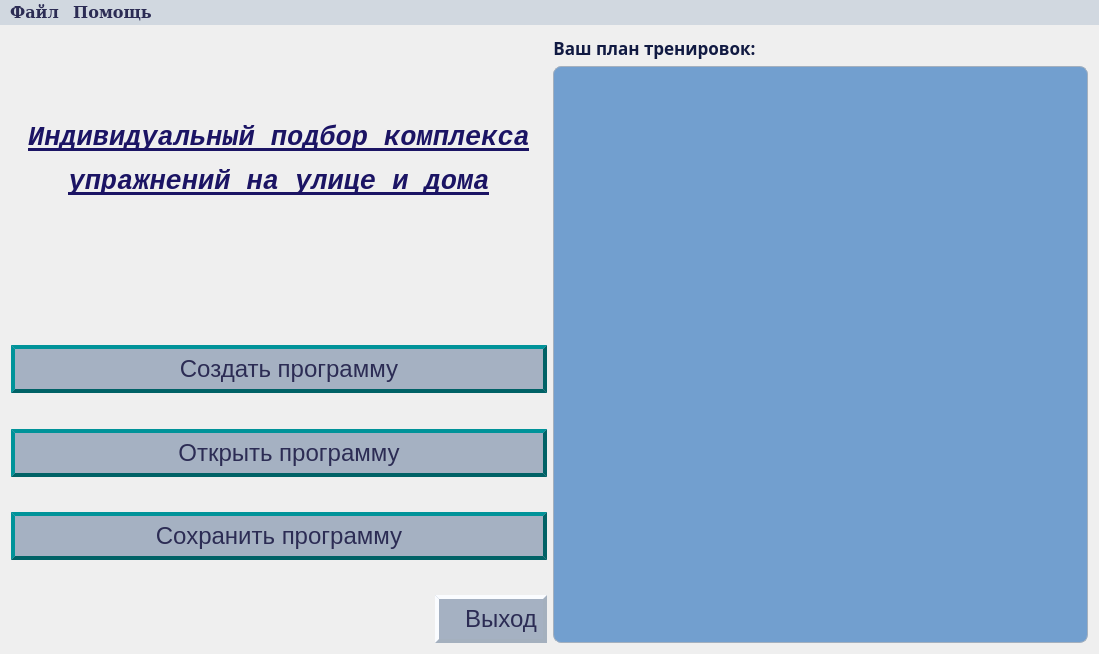
<?xml version="1.0" encoding="UTF-8"?>
<ui version="4.0">
 <class>MainWindow</class>
 <widget class="QMainWindow" name="MainWindow">
  <property name="geometry">
   <rect>
    <x>0</x>
    <y>0</y>
    <width>1099</width>
    <height>654</height>
   </rect>
  </property>
  <property name="windowTitle">
   <string>TRANNING PLANNER</string>
  </property>
  <property name="windowIcon">
   <iconset resource="resource.qrc">
    <normaloff>:/res/Icons/heartbeat.png</normaloff>:/res/Icons/heartbeat.png</iconset>
  </property>
  <property name="styleSheet">
   <string notr="true">color: rgb(0, 0, 0);
background-image: url(:/res/Icons/x-home-main-extensions-bg-white.jpg);</string>
  </property>
  <widget class="QWidget" name="centralWidget">
   <layout class="QGridLayout" name="gridLayout">
    <item row="0" column="0">
     <layout class="QHBoxLayout" name="horizontalLayout_3">
      <item>
       <layout class="QVBoxLayout" name="verticalLayout_3">
        <item>
         <layout class="QVBoxLayout" name="verticalLayout_2">
          <item>
           <spacer name="verticalSpacer_2">
            <property name="orientation">
             <enum>Qt::Vertical</enum>
            </property>
            <property name="sizeHint" stdset="0">
             <size>
              <width>528</width>
              <height>13</height>
             </size>
            </property>
           </spacer>
          </item>
          <item>
           <widget class="QLabel" name="label">
            <property name="font">
             <font>
              <family>Monospace</family>
              <pointsize>18</pointsize>
              <weight>75</weight>
              <italic>true</italic>
              <bold>true</bold>
              <underline>false</underline>
              <stylestrategy>PreferDefault</stylestrategy>
              <kerning>true</kerning>
             </font>
            </property>
            <property name="styleSheet">
             <string notr="true">color: #2c2c54;
border-radius:8px;</string>
            </property>
            <property name="text">
             <string>&lt;html&gt;&lt;head/&gt;&lt;body&gt;&lt;p align=&quot;center&quot;&gt;&lt;span style=&quot; font-size:20pt; text-decoration: underline; color:#1b1464;&quot;&gt;Индивидуальный подбор комплекса&lt;/span&gt;&lt;/p&gt;&lt;p align=&quot;center&quot;&gt;&lt;span style=&quot; font-size:20pt; text-decoration: underline; color:#1b1464;&quot;&gt;упражнений на улице и дома&lt;/span&gt;&lt;span style=&quot; font-size:20pt; color:#1b1464;&quot;&gt;&lt;br/&gt;&lt;/span&gt;&lt;/p&gt;&lt;/body&gt;&lt;/html&gt;</string>
            </property>
            <property name="textFormat">
             <enum>Qt::AutoText</enum>
            </property>
           </widget>
          </item>
          <item>
           <spacer name="verticalSpacer_3">
            <property name="orientation">
             <enum>Qt::Vertical</enum>
            </property>
            <property name="sizeHint" stdset="0">
             <size>
              <width>528</width>
              <height>13</height>
             </size>
            </property>
           </spacer>
          </item>
         </layout>
        </item>
        <item>
         <layout class="QVBoxLayout" name="verticalLayout">
          <item>
           <spacer name="verticalSpacer_4">
            <property name="orientation">
             <enum>Qt::Vertical</enum>
            </property>
            <property name="sizeHint" stdset="0">
             <size>
              <width>228</width>
              <height>18</height>
             </size>
            </property>
           </spacer>
          </item>
          <item>
           <widget class="QPushButton" name="pushButtonCreate">
            <property name="font">
             <font>
              <pointsize>-1</pointsize>
              <weight>50</weight>
              <italic>false</italic>
              <bold>false</bold>
             </font>
            </property>
            <property name="styleSheet">
             <string notr="true">  QPushButton {
	
	color: rgb(44, 44, 84);
	background-color: rgb(165, 177, 194);
	border-style: outset;
	border-width: 4px;
	border-radius: 25px;
	border-color: #006266;
	font: 24px;
	padding: 6px;
 }
QPushButton#pushButtonCreate:pressed {
	background-color: rgb(92, 53, 102);
    border-style: inset;
}

</string>
            </property>
            <property name="text">
             <string>   Создать программу</string>
            </property>
            <property name="icon">
             <iconset resource="resource.qrc">
              <normaloff>:/res/Icons/add-button.png</normaloff>:/res/Icons/add-button.png</iconset>
            </property>
            <property name="iconSize">
             <size>
              <width>50</width>
              <height>50</height>
             </size>
            </property>
            <property name="autoRepeat">
             <bool>false</bool>
            </property>
            <property name="autoExclusive">
             <bool>false</bool>
            </property>
            <property name="autoDefault">
             <bool>false</bool>
            </property>
           </widget>
          </item>
          <item>
           <spacer name="verticalSpacer_6">
            <property name="orientation">
             <enum>Qt::Vertical</enum>
            </property>
            <property name="sizeHint" stdset="0">
             <size>
              <width>228</width>
              <height>17</height>
             </size>
            </property>
           </spacer>
          </item>
          <item>
           <widget class="QPushButton" name="pushButtonOpen">
            <property name="font">
             <font>
              <pointsize>-1</pointsize>
              <weight>50</weight>
              <italic>false</italic>
              <bold>false</bold>
             </font>
            </property>
            <property name="styleSheet">
             <string notr="true">  QPushButton {
	color: rgb(44, 44, 84);
	background-color: rgb(165, 177, 194);
	border-style: outset;
	border-width: 4px;
	border-radius: 25px;
	border-color: #006266;
	font: 24px;
	padding: 6px;
 }
QPushButton#pushButtonOpen:pressed {
	background-color: rgb(92, 53, 102);
    border-style: inset;
}

</string>
            </property>
            <property name="text">
             <string>   Открыть программу</string>
            </property>
            <property name="icon">
             <iconset resource="resource.qrc">
              <normaloff>:/res/Icons/folder.png</normaloff>:/res/Icons/folder.png</iconset>
            </property>
            <property name="iconSize">
             <size>
              <width>50</width>
              <height>50</height>
             </size>
            </property>
            <property name="autoRepeat">
             <bool>false</bool>
            </property>
            <property name="autoExclusive">
             <bool>true</bool>
            </property>
            <property name="autoDefault">
             <bool>false</bool>
            </property>
           </widget>
          </item>
          <item>
           <spacer name="verticalSpacer_5">
            <property name="orientation">
             <enum>Qt::Vertical</enum>
            </property>
            <property name="sizeHint" stdset="0">
             <size>
              <width>228</width>
              <height>17</height>
             </size>
            </property>
           </spacer>
          </item>
          <item>
           <widget class="QPushButton" name="SaveFile">
            <property name="font">
             <font>
              <pointsize>-1</pointsize>
              <weight>50</weight>
              <italic>false</italic>
              <bold>false</bold>
             </font>
            </property>
            <property name="styleSheet">
             <string notr="true">  QPushButton {
	
	color: rgb(44, 44, 84);
	background-color: rgb(165, 177, 194);
	border-style: outset;
	border-width: 4px;
	border-radius: 25px;
	border-color: #006266;
	font: 24px;
	padding: 6px;
 }
QPushButton#pushButtonCreate:pressed {
	background-color: rgb(92, 53, 102);
    border-style: inset;
}

</string>
            </property>
            <property name="text">
             <string>Сохранить программу</string>
            </property>
            <property name="icon">
             <iconset resource="resource.qrc">
              <normaloff>:/res/Icons/download.png</normaloff>:/res/Icons/download.png</iconset>
            </property>
            <property name="iconSize">
             <size>
              <width>50</width>
              <height>50</height>
             </size>
            </property>
            <property name="autoRepeat">
             <bool>false</bool>
            </property>
            <property name="autoExclusive">
             <bool>false</bool>
            </property>
            <property name="autoDefault">
             <bool>false</bool>
            </property>
           </widget>
          </item>
          <item>
           <spacer name="verticalSpacer_7">
            <property name="orientation">
             <enum>Qt::Vertical</enum>
            </property>
            <property name="sizeHint" stdset="0">
             <size>
              <width>228</width>
              <height>17</height>
             </size>
            </property>
           </spacer>
          </item>
         </layout>
        </item>
        <item>
         <layout class="QHBoxLayout" name="horizontalLayout">
          <item>
           <spacer name="horizontalSpacer">
            <property name="orientation">
             <enum>Qt::Horizontal</enum>
            </property>
            <property name="sizeHint" stdset="0">
             <size>
              <width>188</width>
              <height>20</height>
             </size>
            </property>
           </spacer>
          </item>
          <item>
           <widget class="QPushButton" name="pushButtonQuit">
            <property name="font">
             <font>
              <pointsize>-1</pointsize>
              <weight>50</weight>
              <italic>false</italic>
              <bold>false</bold>
             </font>
            </property>
            <property name="styleSheet">
             <string notr="true">  QPushButton {
	color: rgb(44, 44, 84);
	background-color: rgb(165, 177, 194);
	border-style: outset;
	border-width: 4px;
	border-radius: 25px;
	border-color: #a4b0be;
	font: 24px;
	padding: 6px;
 }
QPushButton#pushButtonQuit:pressed {
	background-color: rgb(92, 53, 102);
    border-style: inset;
}

</string>
            </property>
            <property name="text">
             <string>   Выход</string>
            </property>
            <property name="icon">
             <iconset resource="resource.qrc">
              <normaloff>:/res/Icons/power-circular-button.png</normaloff>:/res/Icons/power-circular-button.png</iconset>
            </property>
            <property name="iconSize">
             <size>
              <width>50</width>
              <height>50</height>
             </size>
            </property>
            <property name="autoRepeat">
             <bool>false</bool>
            </property>
            <property name="autoExclusive">
             <bool>true</bool>
            </property>
            <property name="autoDefault">
             <bool>false</bool>
            </property>
           </widget>
          </item>
         </layout>
        </item>
       </layout>
      </item>
      <item>
       <layout class="QVBoxLayout" name="verticalLayout_4">
        <item>
         <layout class="QHBoxLayout" name="horizontalLayout_2">
          <item>
           <widget class="QLabel" name="label_2">
            <property name="font">
             <font>
              <family>Umpush</family>
              <pointsize>13</pointsize>
              <weight>75</weight>
              <italic>true</italic>
              <bold>true</bold>
              <underline>false</underline>
             </font>
            </property>
            <property name="styleSheet">
             <string notr="true">color: rgb(44, 44, 84);
border-radius:5px</string>
            </property>
            <property name="text">
             <string>&lt;html&gt;&lt;head/&gt;&lt;body&gt;&lt;p align=&quot;center&quot;&gt;&lt;span style=&quot; font-style:normal; color:#111a42;&quot;&gt;Ваш план тренировок:&lt;/span&gt;&lt;/p&gt;&lt;/body&gt;&lt;/html&gt;</string>
            </property>
           </widget>
          </item>
          <item>
           <spacer name="horizontalSpacer_2">
            <property name="orientation">
             <enum>Qt::Horizontal</enum>
            </property>
            <property name="sizeHint" stdset="0">
             <size>
              <width>13</width>
              <height>20</height>
             </size>
            </property>
           </spacer>
          </item>
         </layout>
        </item>
        <item>
         <widget class="QTextBrowser" name="textBrowser">
          <property name="styleSheet">
           <string notr="true">border-radius: 8px;
background-color: rgb(114, 159, 207);
border-width:1px;
border-color: #a4b0be;
border-style: solid
</string>
          </property>
         </widget>
        </item>
       </layout>
      </item>
     </layout>
    </item>
   </layout>
  </widget>
  <widget class="QMenuBar" name="menuBar">
   <property name="geometry">
    <rect>
     <x>0</x>
     <y>0</y>
     <width>1099</width>
     <height>25</height>
    </rect>
   </property>
   <property name="font">
    <font>
     <family>Bitstream Vera Serif</family>
     <pointsize>12</pointsize>
     <weight>75</weight>
     <italic>false</italic>
     <bold>true</bold>
     <underline>false</underline>
    </font>
   </property>
   <property name="styleSheet">
    <string notr="true">color: #2c2c54;
background-color: rgb(209, 216, 224);</string>
   </property>
   <widget class="QMenu" name="menu">
    <property name="font">
     <font>
      <family>Bitstream Charter</family>
      <weight>50</weight>
      <bold>false</bold>
     </font>
    </property>
    <property name="title">
     <string>Файл</string>
    </property>
    <addaction name="separator"/>
    <addaction name="newP"/>
    <addaction name="open"/>
    <addaction name="save"/>
    <addaction name="separator"/>
    <addaction name="exit"/>
   </widget>
   <widget class="QMenu" name="menu_3">
    <property name="title">
     <string>Помощь</string>
    </property>
    <addaction name="separator"/>
    <addaction name="about"/>
   </widget>
   <addaction name="menu"/>
   <addaction name="menu_3"/>
  </widget>
  <action name="newP">
   <property name="icon">
    <iconset resource="resource.qrc">
     <normaloff>:/res/Icons/add-button.png</normaloff>:/res/Icons/add-button.png</iconset>
   </property>
   <property name="text">
    <string>Новая программа</string>
   </property>
  </action>
  <action name="open">
   <property name="icon">
    <iconset resource="resource.qrc">
     <normaloff>:/res/Icons/folder.png</normaloff>:/res/Icons/folder.png</iconset>
   </property>
   <property name="text">
    <string>Открыть...</string>
   </property>
  </action>
  <action name="save">
   <property name="icon">
    <iconset resource="resource.qrc">
     <normaloff>:/res/Icons/download.png</normaloff>:/res/Icons/download.png</iconset>
   </property>
   <property name="text">
    <string>Сохранить как...</string>
   </property>
  </action>
  <action name="exit">
   <property name="icon">
    <iconset resource="resource.qrc">
     <normaloff>:/res/Icons/power-circular-button.png</normaloff>:/res/Icons/power-circular-button.png</iconset>
   </property>
   <property name="text">
    <string>Выход</string>
   </property>
  </action>
  <action name="about">
   <property name="text">
    <string>Информация...</string>
   </property>
  </action>
 </widget>
 <layoutdefault spacing="6" margin="11"/>
 <resources>
  <include location="resource.qrc"/>
 </resources>
 <connections/>
</ui>
